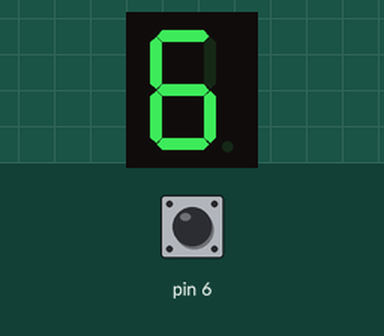
Recording of a sketch running on a simulated Arduino Uno, built with avr-gcc and run on an emulated ATmega328P. Shown: 1-digit seven-segment display. Wiring (inferred from the names in the program): 1-digit 7-segment display, segments lit when LOW: segments pin 13, pin 12, pin 11, pin 10, pin 9, pin 8, pin 7. The test bench sets the inputs (shaded band); at power-on: pin 6 HIGH. The segment pins are drawn as the display they are named for.

Above: at 8.0 s.
8.1 s: pin 6 pulled LOW for 3.2 s
At 9.9 s:
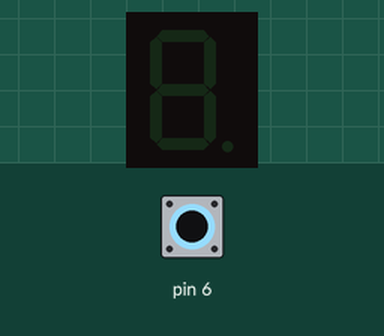
At 13.8 s:
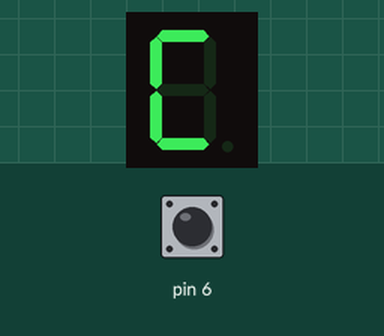
Timing chart, 0 to 15.3 s (numbered marks = the images above; inputs shaded):
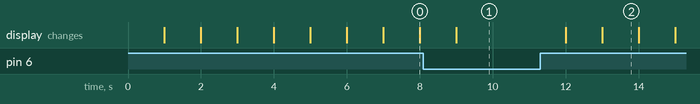

The sketch:

7segwithbtn1.ino
```cpp
//C++
byte btn;
byte pins[7] = { 13, 12, 11, 10, 9, 8, 7 };
byte Display[16][7] = {
  {0, 0, 0, 0, 0, 0, 1},
  {1, 0, 0, 1, 1, 1, 1},
  {0, 0, 1, 0, 0, 1, 0},
  {0, 0, 0, 0, 1, 1, 0},
  {1, 0, 0, 1, 1, 0, 0},
  {0, 1, 0, 0, 1, 0, 0},
  {0, 1, 0, 0, 0, 0, 0},
  {0, 0, 0, 1, 1, 1, 1},
  {0, 0, 0, 0, 0, 0, 0},
  {0, 0, 0, 1, 1, 0, 0},
  {0, 0, 0, 1, 0, 0, 0},
  {1, 1, 0, 0, 0, 0, 0},
  {0, 1, 1, 0, 0, 0, 1},
  {1, 0, 0, 0, 0, 1, 0},
  {0, 1, 1, 0, 0, 0, 0},
  {0, 1, 1, 1, 0, 0, 0},
};

void setup(){
    pinMode(6, INPUT_PULLUP);
    for(byte i = 0; i < 7; ++i)
       pinMode(pins[i], OUTPUT);
    for(byte j = 0; j < 7; j++)
       digitalWrite(pins[j], 1);
}

void loop() {
    for(int i = 0; i < 16; i++) {
        delay(1000);
        btn = digitalRead(6);
        if(btn == HIGH) {
            for (int k = 0; k < 7; k++)
                digitalWrite(pins[k], Display[i][k]);
        }
        else{
            for (int j = 0; j < 7; j++)
                digitalWrite(pins[j], 1);
        }
    }
}
```

Measured:
- what the display in image 0 shows lasts 1.0 s, from 7.0 s to 8.0 s
